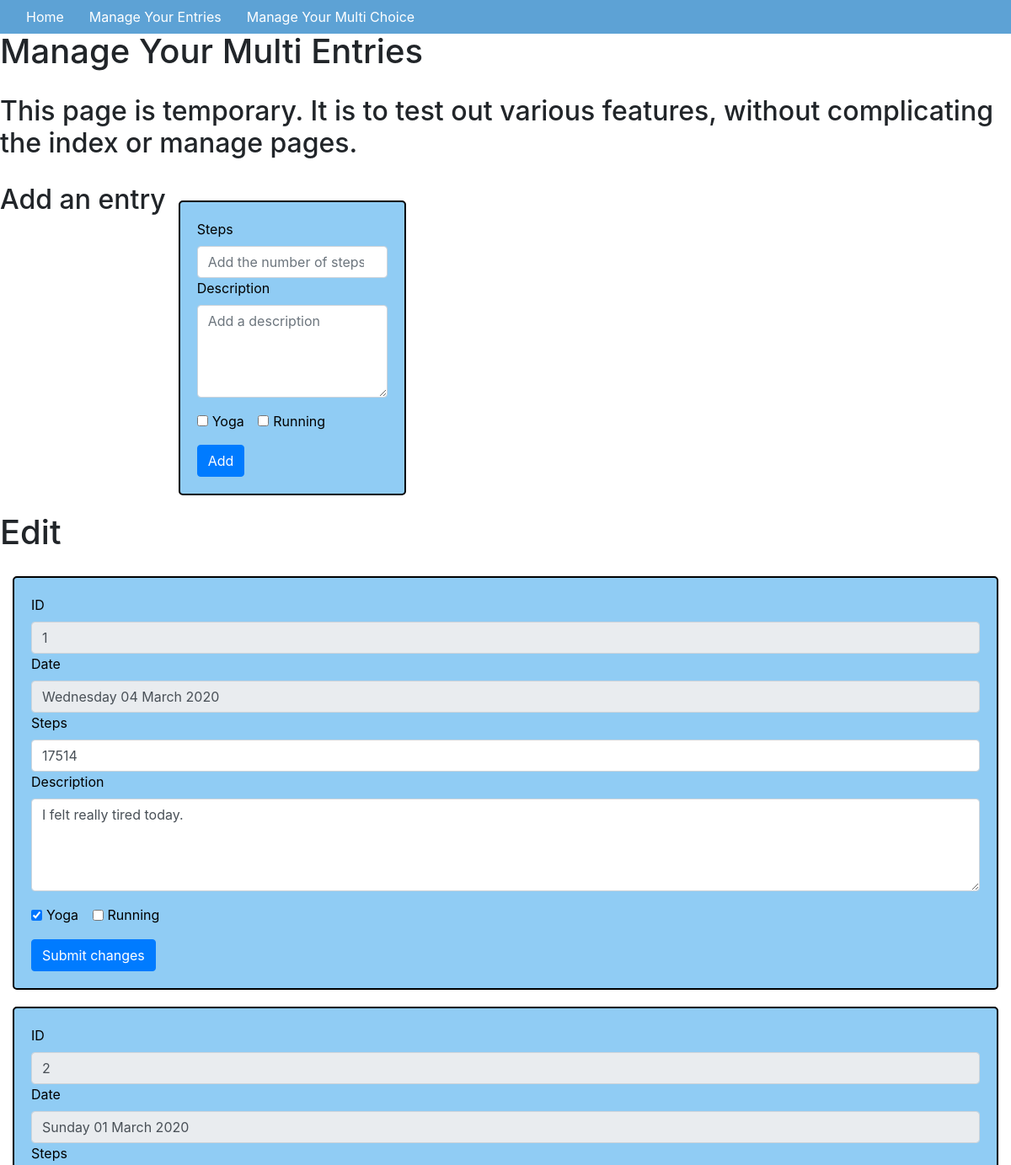
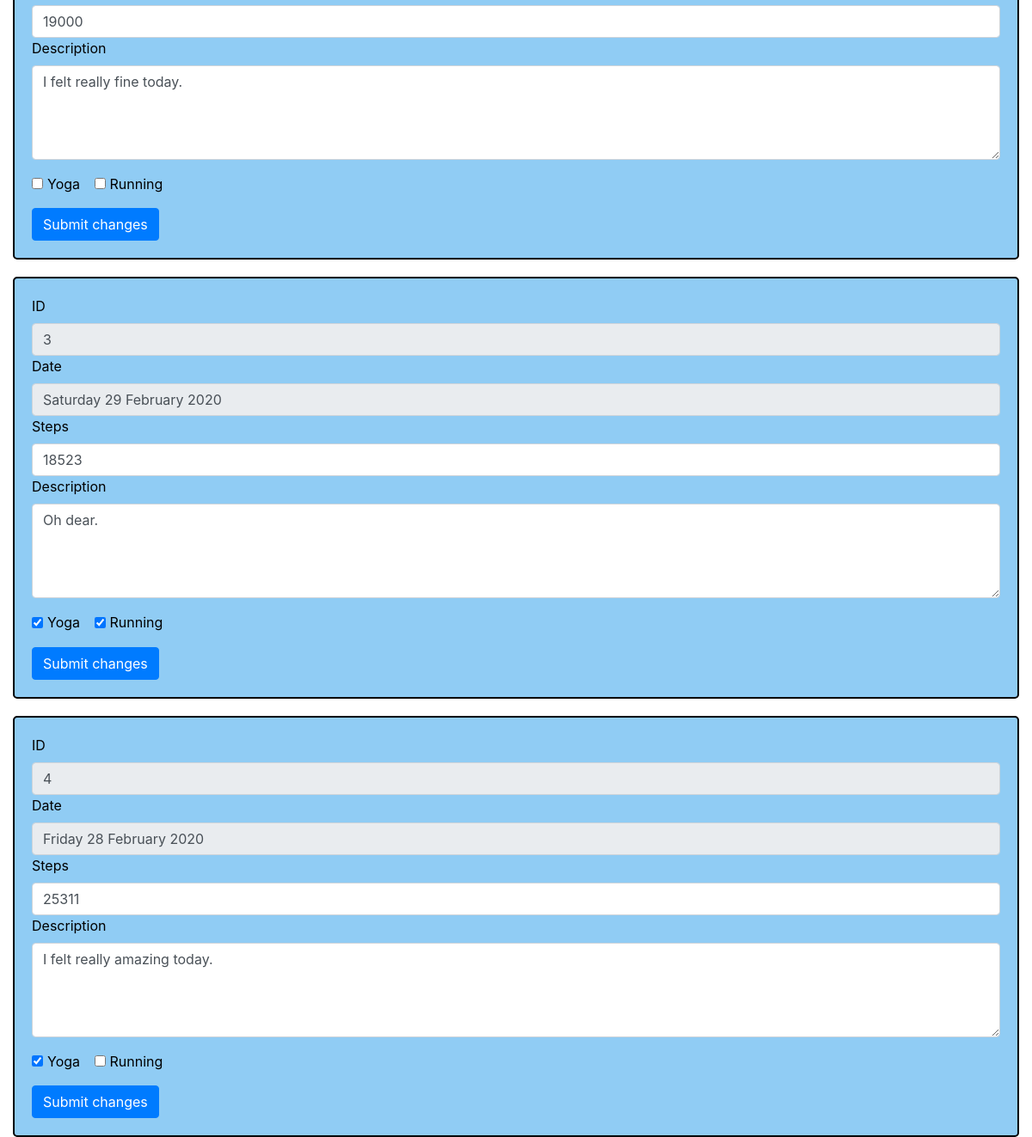
Before: /multi with the older database file (2 pictures, top to bottom).
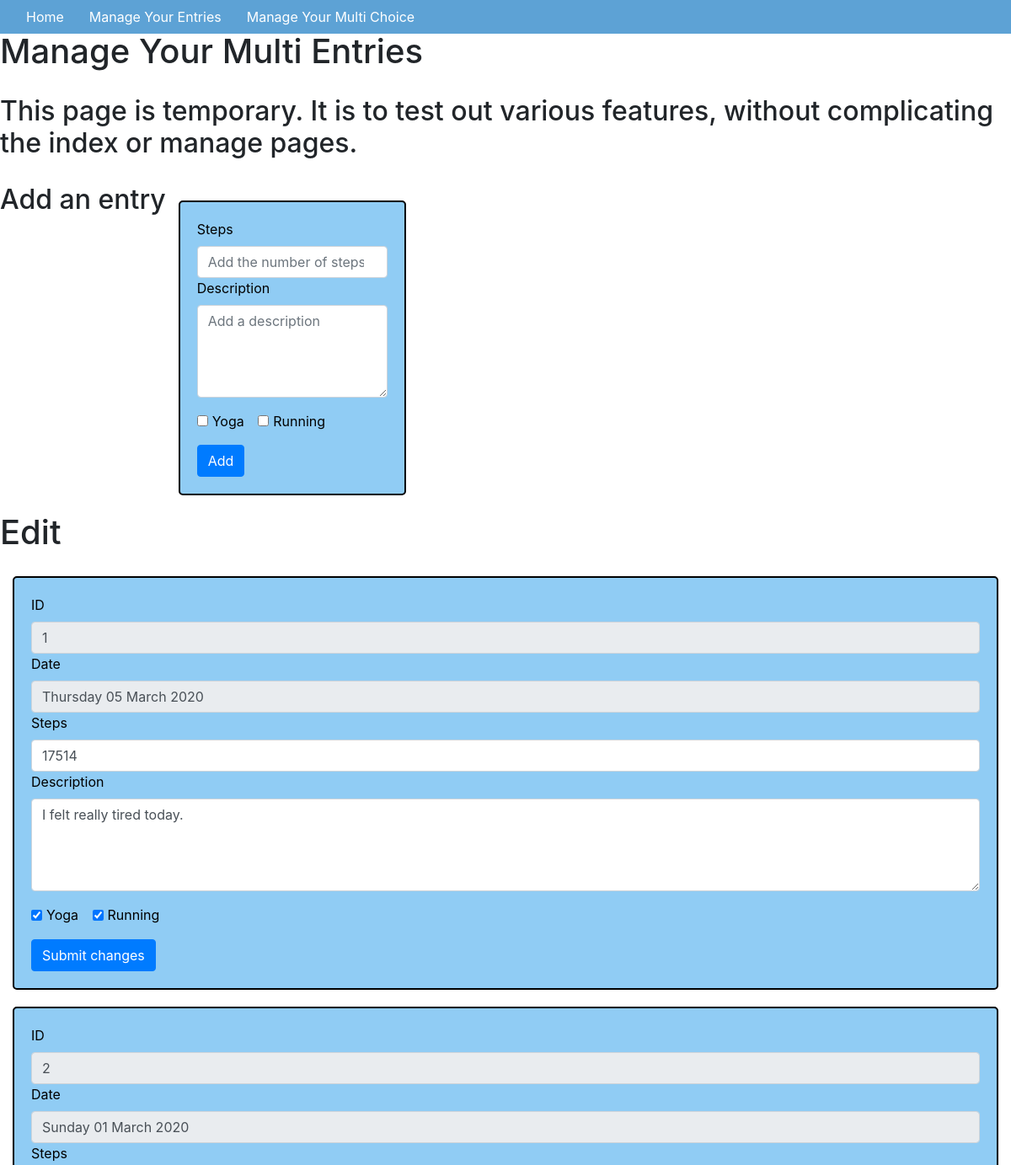
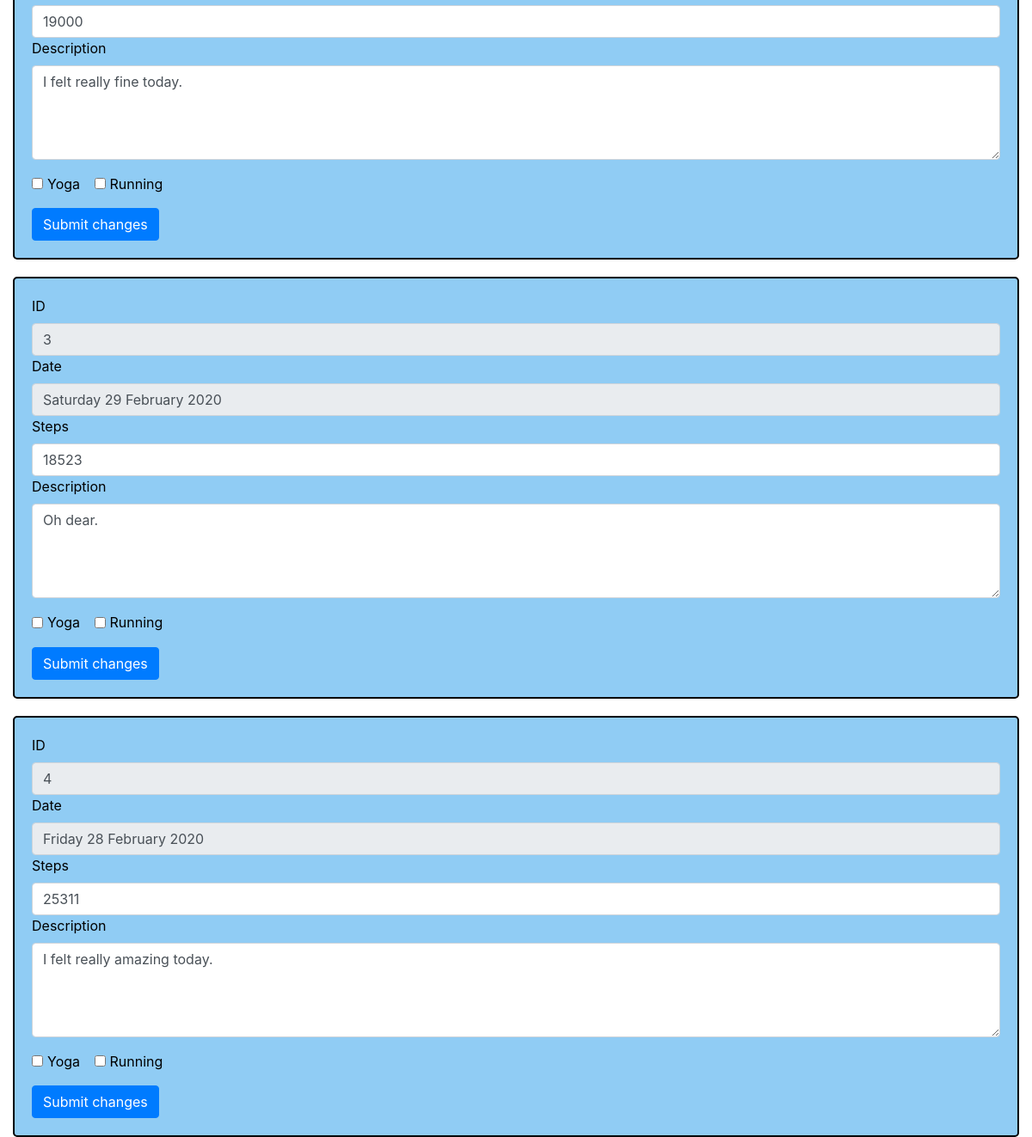
After: the same page with the newer database file (2 pictures, top to bottom).
### app/models.py (models this page shows, shortened)
class JournalEntry(db.Model):
    id = db.Column(db.Integer, primary_key=True)
    date = db.Column(db.Date, default=datetime.datetime.now(), unique=True, index=True)
    steps = db.Column(db.Integer)
    description = db.Column(db.Text())
    yoga = db.Column(db.Boolean, default=False)
    running = db.Column(db.Boolean, default=False)
    user_id = db.Column(db.Integer, db.ForeignKey('user.id'))
    def show_pretty_date(self):
        entry_date = self.date.strftime("%A %d %B %Y")
        return entry_date

### app/routes.py (the view)
@app.route('/multi')
def multi_entries():
    entries = JournalEntry.query.all()
    return render_template('multi.html', title="Manage Your Multi Entries", entries=entries)

### app/templates/multi.html (shortened to what this page needs)
{% extends "base.html" %} {% block content %}
<div class='container-fluid'>
    <div class="row">
        <h1>{{title}}</h1>
    </div>
    <div class="row">
        <h2>This page is temporary. It is to test out various features, without complicating the index or manage pages.
        </h2>
    </div>
    <div class="row">
        <h2>Add an entry</h2>
        <div class="col-sm-3 add-form">
            <form action="/multi" method="POST">
                <div class="form-group">
                    <label for="steps">Steps</label>
                    <input type="number" class="form-control" name="steps" id="steps" placeholder="Add the number of steps">
                    <label for="description">Description</label>
                    <textarea class="form-control" name="description" id="description" rows=4 placeholder="Add a description" required></textarea>
                </div>
                <div class="form-group">
                    <div class="form-check form-check-inline">
                        <input class="form-check-input" type="checkbox" name="yoga" id="yoga" value="yoga">
                        <label class="form-check-label" for="yoga">Yoga</label>
                    </div>
                    <div class="form-check form-check-inline">
                        <input class="form-check-input" type="checkbox" name="running" id="running" value="running">
                        <label class="form-check-label" for="running">Running</label>
                    </div>
                </div>
                <button type="submit" class="btn btn-primary" value="Add">Add</button>
            </form>
        </div>
    </div>
    <div class="row">
        <h1>Edit</h1>
    </div>
    {% for entry in entries %}
    <form method="POST" action="/multi/{{entry.id}}/edit">
        <div class="form-group">
            <label for="id">ID</label>
            <input class="form-control" type="text" value="{{entry.id}}" name="entry_id" readonly>
            <label for="date">Date</label>
            <input class="form-control" type="text" value="{{entry.show_pretty_date()}}" name="entry_date" readonly>
            <label for="steps">Steps</label>
            <input class="form-control" value="{{entry.steps}}" name="new_steps" placeholder={{entry.steps}}>
            <label for="description">Description</label>
            <textarea class="form-control" value="{{entry.description}}" name="new_description" rows="4">{{entry.description}}</textarea>
        </div>
        <div class="form-group">
            <div class="form-check form-check-inline">
                <input class="form-check-input" type="checkbox" name="yoga" id="yoga" value="{{entry.yoga}}" {% if entry.yoga %} checked {% endif %}>
                <label class="form-check-label" for="yoga">Yoga</label>
            </div>
            <div class="form-check form-check-inline">
                <input class="form-check-input" type="checkbox" name="running" id="running" value="{{entry.running}}" {% if entry.running %} checked {% endif %}>
                <label class="form-check-label" for="running">Running</label>
            </div>
        </div>
        <button type="submit" class="btn btn-primary" value="Edit ">Submit changes</button>
    </form>
    {% endfor %}
</div>
{% endblock %}

### app/templates/base.html (shortened to what this page needs)
<!DOCTYPE html>
<html lang="en">
<head>
    <link rel="stylesheet" href="../static/css/styles.css">
    <link rel="stylesheet" href="https://stackpath.bootstrapcdn.com/bootstrap/4.4.1/css/bootstrap.min.css">
    <link href="https://gitcdn.github.io/bootstrap-toggle/2.2.2/css/bootstrap-toggle.min.css" rel="stylesheet">
</head>
<body>
    <div class="header">
        <nav class="navbar fixed-top navbar-expand-sm">
            <div class="collapse navbar-collapse" id="navbarMenu">
                <ul class="navbar-nav">
                    <li><a href="/">Home</a></li>
                    <li><a href="/manage">Manage Your Entries</a></li>
                    <li><a href="/multi">Manage Your Multi Choice</a></li>
                </ul>
            </div>
        </nav>
    </div>
    <hr> {% block content %}{% endblock %}
</body>
</html>

### app/static/css/styles.css (style rules this page uses)
.row { margin: 20px; }
nav { background-color: #5DA2D5; }
nav a { color: white; padding: 15px }
.navbar-nav { list-style-type: none; }
form { background-color: #90CCF4; padding: 20px; margin-top: 20px; border: solid black 2px; border-radius: 5px; }
input, textarea { padding: 10px }
label { color: black }

Changed rows visible on the page:
changed JournalEntry "I felt really tired today.": entry_date "Wednesday 04 March 2020" → "Thursday 05 March 2020"; running "☐" → "☑"
changed JournalEntry "Saturday 29 February 2020": yoga "☑" → "☐"; running "☑" → "☐"
changed JournalEntry "Friday 28 February 2020": yoga "☑" → "☐"
